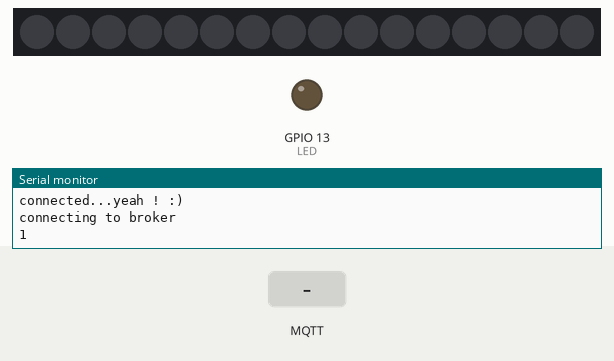
Simulated run of this sketch. Board: ESP8266 (NodeMCU). Shown: 16 RGB LEDs in strip order, left to right, output pins drawn as LEDs (lit = HIGH), the last lines printed to the serial monitor. Inputs (shaded band) come from the test bench. WiFi joins after 1.5 s; servers stay silent unless stated; no MQTT or app messages arrive unless stated.

Above: at 2.7 s.
2.8 s: MQTT message "5" arrives on the first subscribed topic
At 4.0 s:
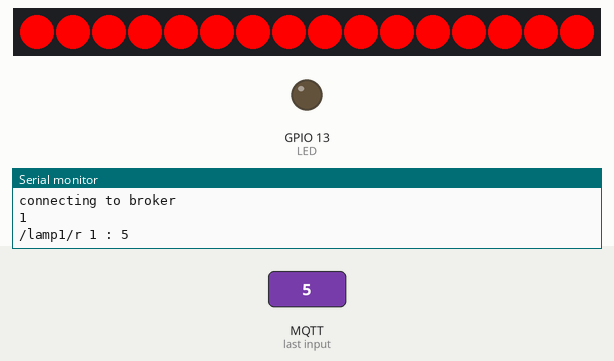
4.3 s: MQTT message "5" arrives on the second subscribed topic
At 5.4 s:
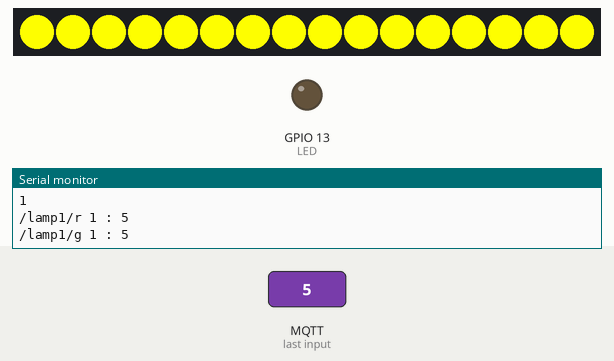
5.8 s: MQTT message "/lamp1/r" arrives on the first subscribed topic
At 6.7 s:
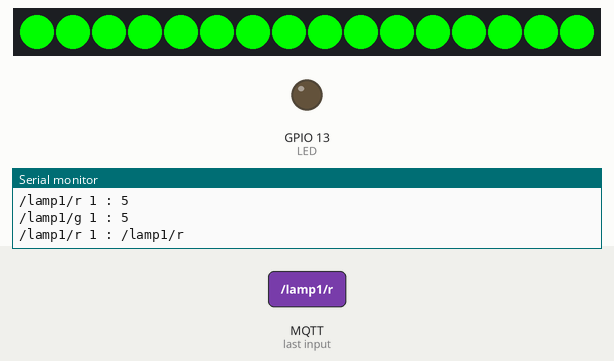
7.3 s: MQTT message "5" arrives on the third subscribed topic
At 7.7 s:
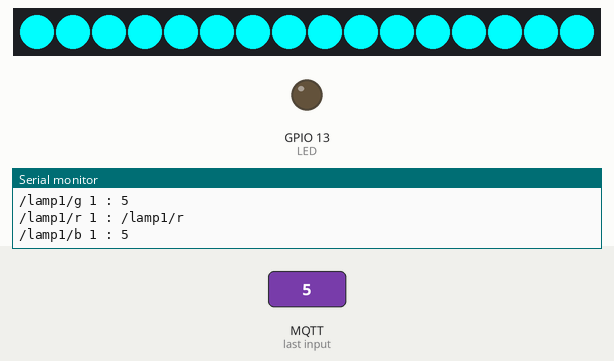
8.8 s: MQTT message "/lamp1/r" arrives on the second subscribed topic
At 10.0 s:
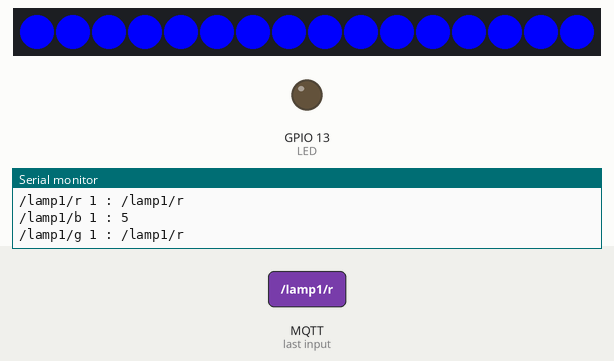
10.3 s: MQTT message "1" arrives on the first subscribed topic
At 11.0 s:
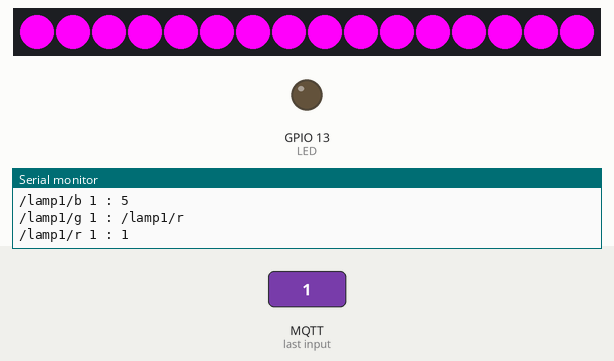
Timing chart, 0 to 12.8 s (numbered marks = the images above; inputs shaded):
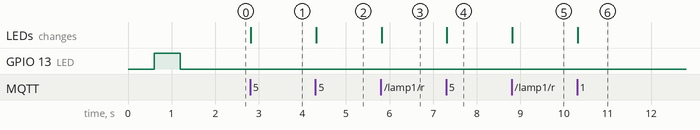

The sketch:

receiver_esp8266_esp32_mqtt.ino
```cpp
/*
 *
   based on : https://www.shiftr.io/docs/manuals/arduino
   install arduino-mqtt (by Joël Gähwiler) : https://github.com/256dpi/arduino-mqtt
   install WiFiManager from https://github.com/tzapu/WiFiManager
   install neopixel lib from adafruit
*/

// this example works with this web page (made with cables): https://cables.gl/p/2uvYwz

// change the name to a unique one
char *espname = "esp8266_mqtt_cablesgl";

// wifi stuff
// uncomment the 3 lines below if you are working with an esp8266
//#include <ESP8266WiFi.h>
//#include <ESP8266WebServer.h>
//#include <ESP8266mDNS.h>

#include <WiFiManager.h>
#include <Ticker.h>


// led stuff
#include <Adafruit_NeoPixel.h>
// neopixel variables
#define PIN        14
#define NUMPIXELS 16
Adafruit_NeoPixel pixels(NUMPIXELS, PIN, NEO_GRB + NEO_KHZ800);

// MQTT stuff
#include <MQTT.h>
WiFiClient net;
MQTTClient client;

// wifi connection feedback
Ticker ticker;
#define LED_BUILTIN 13 // ESP32 DOES NOT DEFINE LED_BUILTIN
int LED = LED_BUILTIN;


void tick() {
  digitalWrite(LED, !digitalRead(LED));
}

float red = 0;
float green = 0;
float blue = 0;

void setup() {

  Serial.begin(115200);

  // init the lights at startup
  pixels.begin();
  for (int i = 0; i < NUMPIXELS; i++) { // For each pixel...
    pixels.setPixelColor(i, pixels.Color(red, green, blue));
  }
  pixels.show();


  // wifi stuff
  pinMode(LED, OUTPUT);
  ticker.attach(0.6, tick);// start ticker with 0.5 because we start in AP mode and try to connect

  init_wifi();

  ticker.detach();
  digitalWrite(LED, LOW);
  client.begin("public.cloud.shiftr.io", net);
  Serial.println("connecting to broker");
  while (!client.connect("ESP8266_EDNA", "public", "public")) {
    Serial.print(".");
    delay(1000);
  }

  //delay(1000);
  Serial.println(client.connected());

  client.subscribe("/lamp1/r");
  client.subscribe("/lamp1/g");
  client.subscribe("/lamp1/b");
  client.onMessage(doStuff);

}

void loop() {

  client.loop();
  delay(10);

  // check if connected
  if (!client.connected()) {
    // connect();


  }

  for (int i = 0; i < NUMPIXELS; i++) { // For each pixel...
    pixels.setPixelColor(i, pixels.Color(red, green, blue));
  }
  pixels.show();
}

void doStuff(String &topic, String &payload) {
  Serial.println(topic + " 1 : " + payload);

  if (topic.startsWith("/lamp1/r")) {
  red = payload.toFloat() * 255.0;
  } else if (topic.startsWith("/lamp1/g")) {
  green = payload.toFloat() * 255.0;
  } else if (topic.startsWith("/lamp1/b")) {
  blue = payload.toFloat() * 255.0;
  }
}


void init_wifi() {
  WiFi.mode(WIFI_STA); // explicitly set mode, esp defaults to STA+AP
  //  WiFi.hostname(espname);
  //  wifi_station_set_hostname(espname);
  //WiFiManager
  WiFiManager wm;
  // wm.resetSettings();//reset settings - for testing
  //set callback that gets called when connecting to previous WiFi fails, and enters Access Point mode
  wm.setAPCallback(configModeCallback);
  //fetches ssid and pass and tries to connect
  //if it does not connect it starts an access point with the specified name
  //here  "AutoConnectAP" and goes into a blocking loop awaiting configuration
  if (!wm.autoConnect(espname)) {
    Serial.println("failed to connect and hit timeout");
    //reset and try again, or maybe put it to deep sleep
    ESP.restart();
    delay(1000);
  }
  //if you get here you have connected to the WiFi
  Serial.println("connected...yeah ! :)");


}

//gets called when WiFiManager enters configuration mode
void configModeCallback (WiFiManager *myWiFiManager) {
  Serial.println("Entered config mode");
  Serial.println(WiFi.softAPIP());
  //if you used auto generated SSID, print it
  Serial.println(myWiFiManager->getConfigPortalSSID());
  //entered config mode, make led toggle faster
  ticker.attach(0.2, tick);
}
```

Measured:
- after the input at 2.8 s, the LEDs: change at once (image 1)
- after the input at 4.3 s, the LEDs: change at once (image 2)
- after the input at 5.8 s, the LEDs: change at once (image 3)
- after the input at 7.3 s, the LEDs: change at once (image 4)
- after the input at 8.8 s, the LEDs: change at once (image 5)
- after the input at 10.3 s, the LEDs: change at once (image 6)
